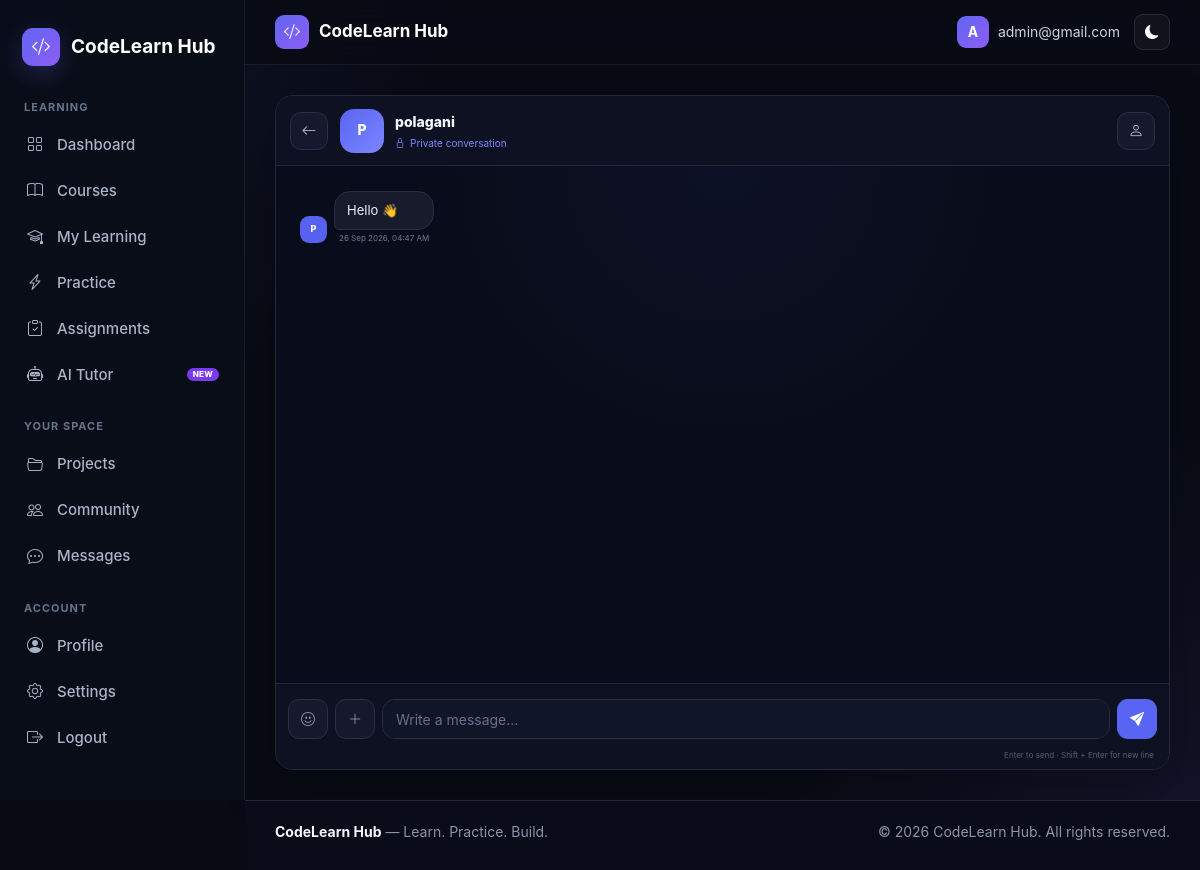
Page /messages/9/ (signed in) on the committed database.
### blog/models.py (models this page shows, shortened)
class Message(models.Model):
    conversation = models.ForeignKey(
        Conversation,
        on_delete=models.CASCADE,
        related_name="messages"
    )
    sender = models.ForeignKey(
        User,
        on_delete=models.CASCADE,
        related_name="sent_project_messages"
    )
    content = models.TextField()
    is_delivered = models.BooleanField(
        default=False
    )
    is_read = models.BooleanField(
        default=False
    )
    deleted_for_everyone = models.BooleanField(
        default=False
    )
    deleted_for_users = models.ManyToManyField(
        User,
        blank=True,
        related_name="deleted_messages"
    )
    created_at = models.DateTimeField(
        auto_now_add=True
    )
    class Meta:
        ordering = ["created_at"]

### blog/views.py (the view, shortened to what this page needs)
@login_required
def conversation_detail(request, conversation_id):
    conversation = get_object_or_404(
        Conversation.objects.select_related(
            "project",
            "project_owner",
            "participant"
        ).prefetch_related(
            "messages__sender",
            "messages__attachments"
        ),
        id=conversation_id
    )
    if request.user == conversation.project_owner:
        chat_user = conversation.participant
    else:
        chat_user = conversation.project_owner
    conversation.messages.filter(
        is_delivered=False
    ).exclude(
        sender=request.user
    ).update(
        is_delivered=True
    )
    conversation.messages.filter(
        is_read=False
    ).exclude(
        sender=request.user
    ).update(
        is_read=True
    )
    messages = conversation.messages.select_related(
    "sender"
        ).prefetch_related(
            "attachments"
        ).exclude(
            deleted_for_users=request.user
        ).all()
    return render(
        request,
        "blog/conversation.html",
        {
            "conversation": conversation,
            "messages": messages,
            "chat_user": chat_user,
            "chat_user_id": chat_user.id,
            "username": request.user.username,
        }
    )

### blog/context_processors.py (called while the page is built)
def site_name(request):
    return {
        "SITE_NAME": settings.SITE_NAME
    }

def unread_message_count(request):
    if not request.user.is_authenticated:
        return {
            "UNREAD_MESSAGE_COUNT": 0
        }
    count = Message.objects.filter(
        Q(conversation__project_owner=request.user) |
        Q(conversation__participant=request.user),
        is_read=False
    ).exclude(
        sender=request.user
    ).count()
    return {
        "UNREAD_MESSAGE_COUNT": count
    }

### templates/blog/conversation.html (shortened to what this page needs)
{% extends "blog/base.html" %}
{% load static %}
{% block extra_css %}
<link
    rel="stylesheet"
    href="{% static 'css/conversation.css' %}"
>
{% endblock %}
{% block content %}
<div
    class="conversation-page"
    data-conversation-id="{{ conversation.id }}"
>
    <section class="chat-card">
        <header class="chat-header">
            <a
                href="{% url 'blog:messages' %}"
                class="chat-back"
                aria-label="Back to messages"
                title="Back"
            >
                <i class="bi bi-arrow-left"></i>
            </a>
            <a
                href="{% url 'blog:user_profile' chat_user.id %}"
                class="chat-user-link"
            >
                <div class="chat-user-avatar">
                    {{ chat_user.username|first|upper }}
                </div>
                <div class="chat-header-info">
                    <div class="chat-name-row">
                        <h1>
                            {{ chat_user.username }}
                        </h1>
                    </div>
                    {% if conversation.project %}
                        <span class="chat-project-link">
                            <i class="bi bi-folder2-open"></i>
                            {{ conversation.project.title }}
                        </span>
                    {% else %}
                        <span class="chat-project-link">
                            <i class="bi bi-lock"></i>
                            Private conversation
                        </span>
                    {% endif %}
                </div>
            </a>
            <div class="chat-header-actions">
                <a
                    href="{% url 'blog:user_profile' chat_user.id %}"
                    class="chat-action-btn"
                    title="View profile"
                >
                    <i class="bi bi-person"></i>
                </a>
            </div>
        </header>
        <main
            class="chat-messages"
            id="chatMessages"
            data-status-url="{% url 'blog:conversation_status' conversation.id %}"
        >
            {% if messages %}
                {% for message in messages %}
                    <div
                        class="
                            chat-message-row
                            {% if message.sender == request.user %}
                                message-row-me
                            {% else %}
                                message-row-other
                            {% endif %}
                        "
                        data-message-id="{{ message.id }}"
                    >
                        {% if message.sender != request.user %}
                            <div class="chat-small-avatar">
                                {{ message.sender.username|first|upper }}
                            </div>
                        {% endif %}
                        <div
                            class="
                                message-content
                            "
                        >
                            <div class="message-bubble">
                                {% if message.deleted_for_everyone %}
                                <span class="message-deleted">
                                    <i class="bi bi-ban"></i>
                                    This message was deleted
                                </span>
                            {% else %}
                                {% if message.content %}
                            <span class="message-text">
                                {{ message.content|linebreaksbr }}
                            </span>
                        {% endif %}
                    {% endif %}
</div>
                            <div class="message-meta">
                                <span class="message-time">
                                    {{ message.created_at|date:"d M Y, h:i A" }}
                                </span>
                            </div>
                        </div>
                    </div>
                {% endfor %}
            {% endif %}
        </main>
       <form
            method="POST"
            id="messageForm"
            class="message-composer"
            data-send-url="{% url 'blog:conversation_detail' conversation.id %}"
        >
            <button
                type="button"
                class="composer-icon-btn"
                id="emojiBtn"
                title="Emoji"
                aria-label="Emoji"
            >
                <i class="bi bi-emoji-smile"></i>
            </button>
             <button
                type="button"
                class="composer-icon-btn"
                 id="attachBtn"
                 title="Attach file"
                aria-label="Attach file"
                >
                <i class="bi bi-plus-lg"></i>
                </button>
            <textarea
                id="messageInput"
                name="content"
                rows="1"
                placeholder="Write a message..."
                autocomplete="off"
            ></textarea>
            <button
                type="submit"
                class="send-message-btn"
                id="sendMessageBtn"
                title="Send"
                aria-label="Send"
            >
                <i class="bi bi-send-fill"></i>
            </button>
        </form>
        <div class="chat-helper">
            Enter to send
            ·
            Shift + Enter for new line
        </div>
    </section>
</div>
{% endblock %}

### templates/blog/includes/navbar.html
<nav class="top-navbar">
    <div class="top-navbar-left">
        <a href="{% url 'blog:dashboard' %}" class="navbar-brand">
            <div class="navbar-brand-icon">
                <i class="bi bi-code-slash"></i>
            </div>
           <span>{{ SITE_NAME }}</span>
        </a>
    </div>
    <div class="top-navbar-right">
        {% if user.is_authenticated %}
            <div class="navbar-user">
                <div class="navbar-avatar">
                    {{ user.email|first|upper }}
                </div>
                <span>
                    {{ user.email }}
                </span>
            </div>
        {% endif %}
        <button
            type="button"
            class="theme-toggle"
            id="themeToggle"
            onclick="toggleTheme()"
            aria-label="Toggle theme"
        >
            <i class="bi bi-moon-fill" id="themeIcon"></i>
        </button>
    </div>
</nav>

### static/css/global.css (style rules this page uses)
* { box-sizing: border-box; }
html { scroll-behavior: smooth; }
body { margin: 0; min-height: 100vh; font-family: Inter, Arial, sans-serif; font-size: 15px; line-height: 1.6; background: radial-gradient( circle at top left, rgba(99, 102, 241, 0.12), transparent 30% ), radial-gradient( circle at bottom right, rgba(139, 92, 246, 0.10), transparent 30% ), #080b14; color: #f8fafc; }
a, a:hover, a:focus, a:active { text-decoration: none !important; }
button, input, select, textarea { font-family: inherit; font-size: 14px; }
.top-navbar { position: sticky; top: 0; z-index: 900; height: 65px; margin-left: 245px; padding: 0 30px; display: flex; align-items: center; justify-content: space-between; background: rgba(8, 11, 20, 0.90); border-bottom: 1px solid rgba(255, 255, 255, 0.07); backdrop-filter: blur(14px); }
.navbar-brand { display: flex; align-items: center; gap: 10px; color: #fff; font-size: 18px; font-weight: 700; }
.navbar-brand-icon { width: 34px; height: 34px; display: flex; align-items: center; justify-content: center; border-radius: 9px; background: linear-gradient( 135deg, #6366f1, #8b5cf6 ); color: white; }
.top-navbar-right { display: flex; align-items: center; gap: 14px; }
.navbar-user { display: flex; align-items: center; gap: 9px; color: #cbd5e1; font-size: 14px; }
.navbar-avatar { width: 32px; height: 32px; display: flex; align-items: center; justify-content: center; border-radius: 9px; background: linear-gradient( 135deg, #6366f1, #8b5cf6 ); color: white; font-weight: 700; }
.theme-toggle { width: 36px; height: 36px; display: flex; align-items: center; justify-content: center; border: 1px solid rgba(255, 255, 255, 0.10); border-radius: 9px; background: rgba(255, 255, 255, 0.04); color: white; cursor: pointer; transition: 0.2s ease; }
.main-content input, .main-content select, .main-content textarea { font-size: 14px; }
.top-navbar, .navbar-user { font-size: 14px; }
main.main-content span:not(.badge):not(.new-badge):not(.status):not(.tag):not(.chip) { line-height: 1.45; }
main.main-content i.bi { font-size: revert; }
html, body { scrollbar-width: none !important; -ms-overflow-style: none !important; }

### static/css/theme.css (style rules this page uses)
:root { --bg: #080b14; --bg-secondary: #0f1422; --card: rgba(17, 24, 39, 0.88); --card-solid: #111827; --text: #f8fafc; --text-secondary: #cbd5e1; --muted: #94a3b8; --dim: #64748b; --border: rgba(255, 255, 255, 0.08); --primary: #6366f1; --primary-dark: #4f46e5; --purple: #8b5cf6; --shadow: rgba(0, 0, 0, 0.25); }

### static/css/readability.css (style rules this page uses)
:root { --readable-body-size: 15px; --readable-secondary-size: 14px; }
body { font-size: var(--readable-body-size); line-height: 1.6; }
.top-navbar, .navbar-user { font-size: 14px; }
.navbar-brand { font-size: 17px; }
.main-content input, .main-content select, .main-content textarea { font-size: 14px !important; }
.bi, [class^="bi-"], [class*=" bi-"] { line-height: 1; }

### rows in the picture
Message: sender.username|first "P", content "Hello 👋", created_at "26 Sep 2026, 04:47 AM"

### other values in the picture
{{ SITE_NAME }} "CodeLearn Hub"
{{ user.email|first|upper }} "A"
{{ user.email }} "admin@gmail.com"
{{ chat_user.username|first|upper }} "P"
{{ chat_user.username }} "polagani"
